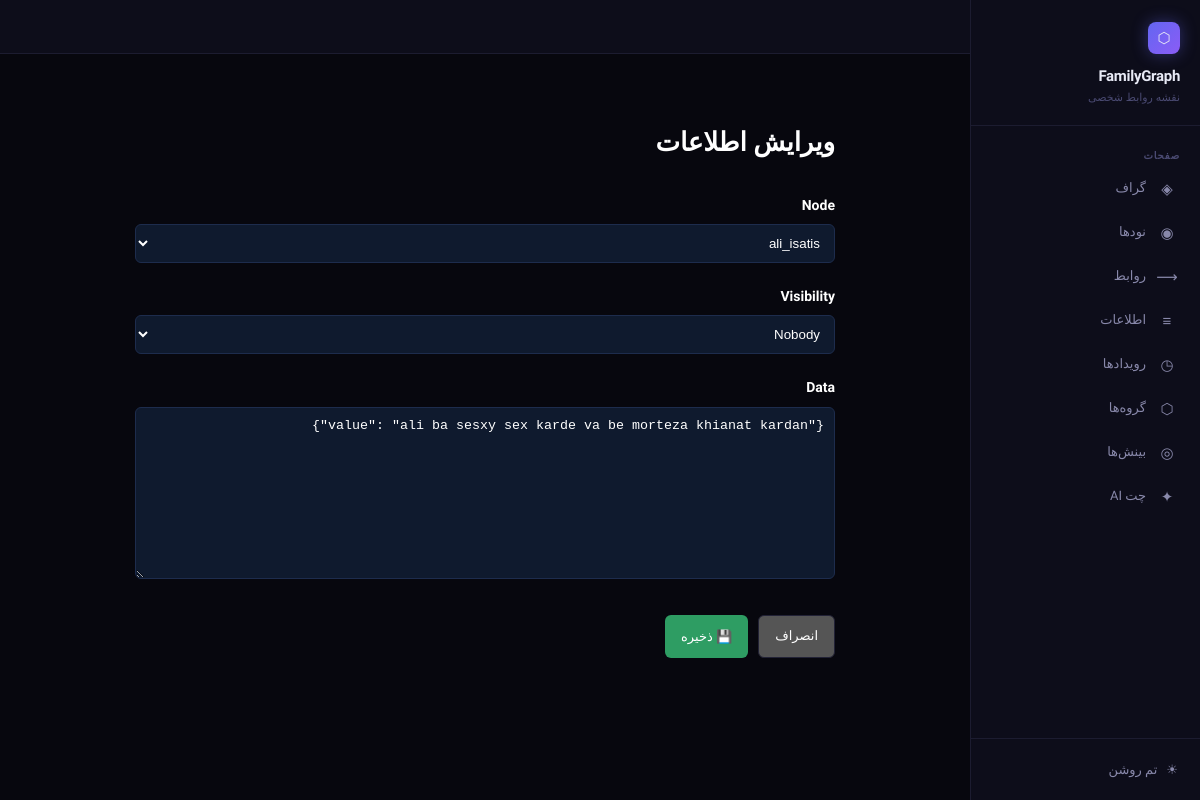
Page /informations/1/update/ on the committed database.
### main/models.py (models this page shows, shortened)
class Information(models.Model):
    VISIBILITY_CHOICES = [
        ('public', 'Everyone can see'),
        ('shared', 'Someone can see'),
        ('private', 'Nobody'),
    ]
    node = models.ForeignKey(
        Node,
        on_delete=models.PROTECT,
        related_name='informations'
    )
    visibility = models.CharField(
        max_length=10,
        choices=VISIBILITY_CHOICES,
        default='private'
    )
    data = models.JSONField(blank=True, null=True)

### main/views.py (the view)
# urls.py: path('informations/<int:pk>/update/', InformationUpdateView.as_view(), name='information_update'),
class InformationUpdateView(UpdateView):
    model = Information
    fields = ['node', 'visibility', 'data']
    template_name = 'informations/information_form.html'
    success_url = reverse_lazy('information_list')
    def get_context_data(self, **kwargs):
        context = super().get_context_data(**kwargs)
        context['title'] = f'ویرایش اطلاعات #{self.object.id}'
        return context

### main/models.py (called while the page is built)
    def __str__(self):
        return self.username or f"Node {self.pk}"

### templates/informations/information_form.html (shortened to what this page needs)
{% extends "base.html" %}
{% block content %}
<div class="container">
	<h2 class="title">
		{% if object %}
			ویرایش اطلاعات
		{% else %}
			ایجاد اطلاعات جدید
		{% endif %}
	</h2>
	<form method="post">
		{% for field in form %}
			<div class="form-group">
				<label class="label">
					{{ field.label }}
				</label>
				<div class="input">
					{{ field }}
				</div>
			</div>
		{% endfor %}
		<div class="actions">
			<a
				href="{% url 'information_list' %}"
				class="btn cancel"
			>
				انصراف
			</a>
			<button
				type="submit"
				class="btn save"
			>
				💾 ذخیره
			</button>
		</div>
	</form>
</div>
{% endblock %}

### templates/informations/information_form.html (style rules this page uses)
.container { width:90%; max-width:700px; margin:auto; margin-top:40px; color:white; }
.title { font-size:26px; margin-bottom:30px; }
.form-group { margin-bottom:22px; }
.label { display:block; margin-bottom:8px; font-weight:bold; }
.input input, .input select, .input textarea { width:100%; padding:10px; background:#0f1a2e; border:1px solid #1d2c4d; color:white; border-radius:6px; }
.input textarea { min-height:120px; }
.actions { display:flex; gap:10px; margin-top:30px; }
.btn { padding:10px 16px; border-radius:6px; text-decoration:none; color:white; }
.save { background:#2e9d63; border:none; }
.cancel { background:#555; }

### rows in the picture
Information: form "ali_isatis" "Nobody" "{\"value\": \"ali ba sesxy sex karde va be morteza khianat kardan\"}"

### other values in the picture
{{ field.label }} "Node" "Visibility" "Data"
